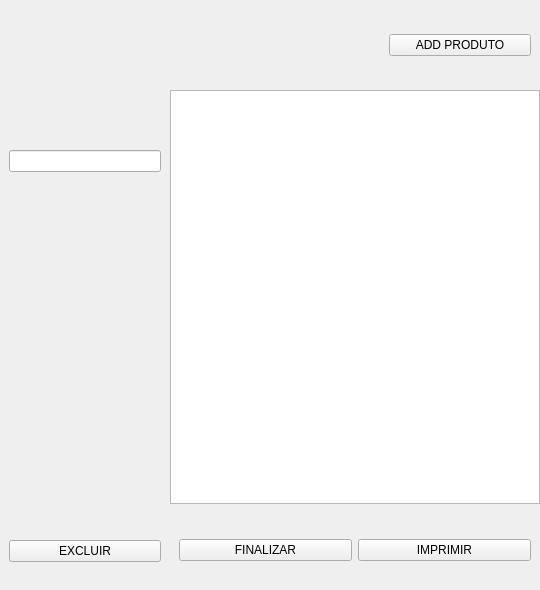
<?xml version="1.0" encoding="UTF-8"?>
<ui version="4.0">
 <class>MainWindow</class>
 <widget class="QMainWindow" name="MainWindow">
  <property name="geometry">
   <rect>
    <x>0</x>
    <y>0</y>
    <width>540</width>
    <height>590</height>
   </rect>
  </property>
  <property name="minimumSize">
   <size>
    <width>540</width>
    <height>590</height>
   </size>
  </property>
  <property name="maximumSize">
   <size>
    <width>540</width>
    <height>590</height>
   </size>
  </property>
  <property name="windowTitle">
   <string>PEDIDOS EM MESA</string>
  </property>
  <property name="styleSheet">
   <string notr="true"/>
  </property>
  <widget class="QWidget" name="centralwidget">
   <property name="minimumSize">
    <size>
     <width>540</width>
     <height>590</height>
    </size>
   </property>
   <property name="maximumSize">
    <size>
     <width>540</width>
     <height>590</height>
    </size>
   </property>
   <property name="styleSheet">
    <string notr="true"/>
   </property>
   <layout class="QVBoxLayout" name="verticalLayout">
    <property name="spacing">
     <number>0</number>
    </property>
    <property name="leftMargin">
     <number>0</number>
    </property>
    <property name="topMargin">
     <number>0</number>
    </property>
    <property name="rightMargin">
     <number>0</number>
    </property>
    <property name="bottomMargin">
     <number>0</number>
    </property>
    <item>
     <widget class="QWidget" name="widget" native="true">
      <property name="sizePolicy">
       <sizepolicy hsizetype="Preferred" vsizetype="Preferred">
        <horstretch>0</horstretch>
        <verstretch>0</verstretch>
       </sizepolicy>
      </property>
      <property name="minimumSize">
       <size>
        <width>540</width>
        <height>90</height>
       </size>
      </property>
      <property name="maximumSize">
       <size>
        <width>540</width>
        <height>90</height>
       </size>
      </property>
      <property name="styleSheet">
       <string notr="true"/>
      </property>
      <layout class="QHBoxLayout" name="horizontalLayout_3">
       <property name="spacing">
        <number>0</number>
       </property>
       <property name="leftMargin">
        <number>0</number>
       </property>
       <property name="topMargin">
        <number>0</number>
       </property>
       <property name="rightMargin">
        <number>0</number>
       </property>
       <property name="bottomMargin">
        <number>0</number>
       </property>
       <item>
        <widget class="QWidget" name="widget_7" native="true">
         <property name="minimumSize">
          <size>
           <width>380</width>
           <height>0</height>
          </size>
         </property>
         <property name="styleSheet">
          <string notr="true"/>
         </property>
         <layout class="QVBoxLayout" name="verticalLayout_7">
          <item>
           <widget class="QLabel" name="mesa">
            <property name="text">
             <string/>
            </property>
            <property name="alignment">
             <set>Qt::AlignmentFlag::AlignLeading|Qt::AlignmentFlag::AlignLeft|Qt::AlignmentFlag::AlignVCenter</set>
            </property>
           </widget>
          </item>
         </layout>
        </widget>
       </item>
       <item>
        <widget class="QWidget" name="widget_8" native="true">
         <property name="styleSheet">
          <string notr="true"/>
         </property>
         <layout class="QVBoxLayout" name="verticalLayout_4">
          <item>
           <widget class="QPushButton" name="adicionar_produto">
            <property name="text">
             <string>ADD PRODUTO</string>
            </property>
           </widget>
          </item>
         </layout>
        </widget>
       </item>
      </layout>
     </widget>
    </item>
    <item>
     <widget class="QWidget" name="widget_2" native="true">
      <property name="styleSheet">
       <string notr="true"/>
      </property>
      <layout class="QHBoxLayout" name="horizontalLayout">
       <property name="spacing">
        <number>0</number>
       </property>
       <property name="leftMargin">
        <number>0</number>
       </property>
       <property name="topMargin">
        <number>0</number>
       </property>
       <property name="rightMargin">
        <number>0</number>
       </property>
       <property name="bottomMargin">
        <number>0</number>
       </property>
       <item>
        <widget class="QWidget" name="widget_3" native="true">
         <property name="minimumSize">
          <size>
           <width>170</width>
           <height>501</height>
          </size>
         </property>
         <property name="maximumSize">
          <size>
           <width>170</width>
           <height>501</height>
          </size>
         </property>
         <property name="styleSheet">
          <string notr="true"/>
         </property>
         <layout class="QVBoxLayout" name="verticalLayout_2">
          <property name="spacing">
           <number>0</number>
          </property>
          <property name="leftMargin">
           <number>0</number>
          </property>
          <property name="topMargin">
           <number>0</number>
          </property>
          <property name="rightMargin">
           <number>0</number>
          </property>
          <property name="bottomMargin">
           <number>0</number>
          </property>
          <item>
           <widget class="QWidget" name="widget_6" native="true">
            <property name="styleSheet">
             <string notr="true"/>
            </property>
            <layout class="QVBoxLayout" name="verticalLayout_6">
             <item>
              <widget class="QLabel" name="status">
               <property name="maximumSize">
                <size>
                 <width>16777215</width>
                 <height>45</height>
                </size>
               </property>
               <property name="text">
                <string/>
               </property>
               <property name="alignment">
                <set>Qt::AlignmentFlag::AlignCenter</set>
               </property>
              </widget>
             </item>
             <item>
              <widget class="QLineEdit" name="data_criacao"/>
             </item>
             <item>
              <widget class="QLabel" name="label_2">
               <property name="text">
                <string/>
               </property>
               <property name="alignment">
                <set>Qt::AlignmentFlag::AlignCenter</set>
               </property>
              </widget>
             </item>
            </layout>
           </widget>
          </item>
          <item>
           <widget class="QWidget" name="widget_5" native="true">
            <property name="minimumSize">
             <size>
              <width>0</width>
              <height>80</height>
             </size>
            </property>
            <property name="maximumSize">
             <size>
              <width>16777215</width>
              <height>80</height>
             </size>
            </property>
            <property name="styleSheet">
             <string notr="true"/>
            </property>
            <layout class="QVBoxLayout" name="verticalLayout_3">
             <item>
              <widget class="QPushButton" name="btn_excluir">
               <property name="text">
                <string>EXCLUIR</string>
               </property>
              </widget>
             </item>
            </layout>
           </widget>
          </item>
         </layout>
        </widget>
       </item>
       <item>
        <widget class="QWidget" name="widget_4" native="true">
         <property name="maximumSize">
          <size>
           <width>370</width>
           <height>501</height>
          </size>
         </property>
         <property name="styleSheet">
          <string notr="true"/>
         </property>
         <layout class="QVBoxLayout" name="verticalLayout_5">
          <property name="leftMargin">
           <number>0</number>
          </property>
          <property name="topMargin">
           <number>0</number>
          </property>
          <property name="rightMargin">
           <number>0</number>
          </property>
          <property name="bottomMargin">
           <number>0</number>
          </property>
          <item>
           <widget class="QTableWidget" name="tableWidget">
            <property name="maximumSize">
             <size>
              <width>16777215</width>
              <height>415</height>
             </size>
            </property>
            <property name="styleSheet">
             <string notr="true"/>
            </property>
           </widget>
          </item>
          <item>
           <widget class="QWidget" name="widget_9" native="true">
            <property name="minimumSize">
             <size>
              <width>0</width>
              <height>80</height>
             </size>
            </property>
            <property name="styleSheet">
             <string notr="true"/>
            </property>
            <layout class="QHBoxLayout" name="horizontalLayout_2">
             <item>
              <widget class="QPushButton" name="pushButton_2">
               <property name="text">
                <string>FINALIZAR</string>
               </property>
              </widget>
             </item>
             <item>
              <widget class="QPushButton" name="pushButton_3">
               <property name="text">
                <string>IMPRIMIR</string>
               </property>
              </widget>
             </item>
            </layout>
           </widget>
          </item>
         </layout>
        </widget>
       </item>
      </layout>
     </widget>
    </item>
   </layout>
  </widget>
 </widget>
 <resources/>
 <connections/>
</ui>
